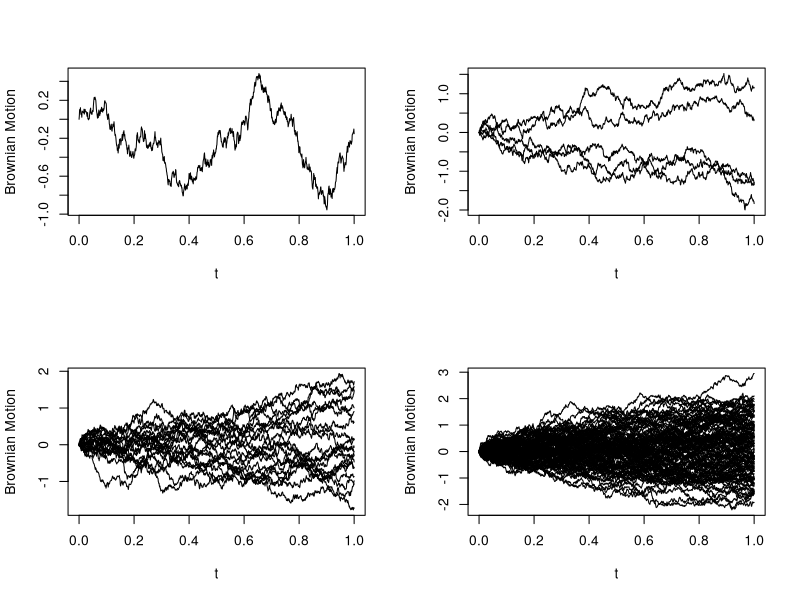
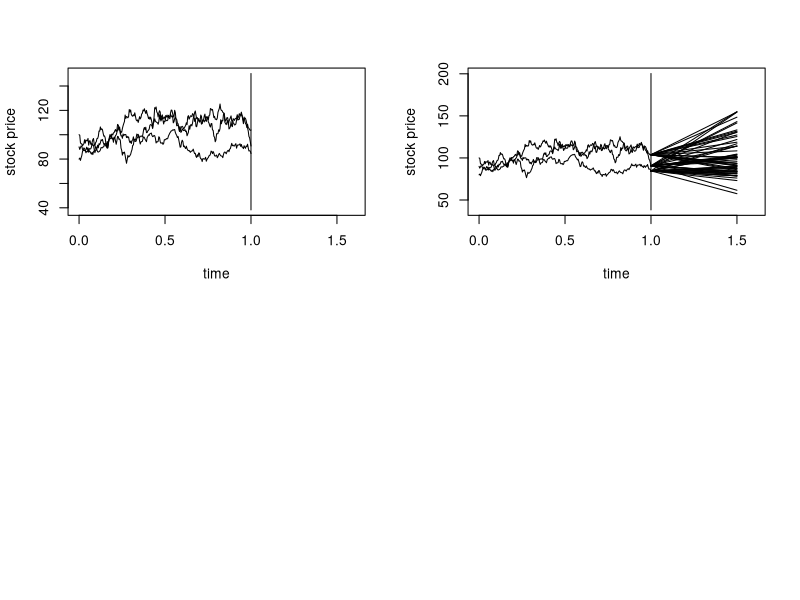

Source code (R) for these figures, in order:
## ---- chunk 1
knitr::opts_chunk$set(echo = TRUE)
## ---- chunk 2
par(mfrow=c(2,2)) 
BMsim <- function(npaths, nSamples){
  p <- npaths
  N <- nSamples
  y <- matrix(rep(0, (N+1)*p),nrow = N+1)
  t <- (c(0:N))/N
  for (j in 1: p){
    z <- rnorm(N,0,1)
    y[1,j] <- 0
    for (i in 1:N){
      y[i + 1,j] <- (1/sqrt(N))*sum(z[1:i])
    }
  }
  matplot(t, y, type = "l", xlab = "t", ylab = "Brownian Motion", lty = 1, col = 1)
}
BMsim(1,1000)
BMsim(5,1000)
BMsim(20,1000)
BMsim(100,1000)
## ---- chunk 3
#### simulate the historical stock price ####
n <-250;  r<- 0.05; dt <- 1/n;
sigma <- c(0.4,0.3,0.35);
SIGMA <- matrix(c(1,0.3,0.3,0.3,1,0.3,0.3,0.3,1),3,3);
SIGMA <- SIGMA * ( sigma %*% t (sigma) )

S <- matrix(0,3,n+1);
S[,1] <- c(100,90,80);
for (i in 1:n) {
  S[, i+1] <- S[, i] *exp(r*dt+rnorm(3)%*%chol(SIGMA) *sqrt(dt)); 
}
P <- S[1,]+S[2,]+S[3,] ; 
print(P)
returnS <- diff(t(log(S))); 
returnP <- diff(log(P));

cor(returnS) 
A <- var(returnS)/dt
B <- var(returnP)/dt
C <- S[,n+1]

time <-(0:n)/n;
range <-c(min(S)*0.5,max(S)*1.2);

plot(time,S[1,], type = "l",xlim=c(0,1.6), ylim=range, ylab = "stock price") 
lines(time,S[2,], type = "l")
lines(time,S[3,], type = "l")
lines(c(1,1), range,type = "l")

#### cont’d #####
range <- c(min(S)*0.5,max(S)*1.6);
plot(time,S[1,], type = "l",xlim=c(0,1.6), ylim = range, ylab = "stock price") 
lines(time,S[2,], type = "l")
lines(time,S[3,], type = "l")
lines(c(1,1),range,type = "l") 
print(C)


#### simulate scenarios ### 
K <- 250; t <- 0.5;
d1 <- (log(sum(C)/K)+(r+B^2/2)*t)/sqrt(B*t);
d2 <- d1-sqrt(B*t);
sum(C)*pnorm(d1)-K*exp(-r*t)*pnorm(d2);

N <- 20000;
S <- matrix(0,N,3); 
S[,1] <- C[1]; S[,2] <- C[2]; S[,3] <- C[3];

for (i in 1:125){
S <- S*exp(r*dt+matrix(rnorm(3*N) ,N,3)%*%chol(A)*sqrt(dt)) ;
}

P <- S[,1]+S[,2]+S[,3] ;
price <- exp(-r*T)*pmax(P-K,0);
mean(price)

for (i in 1:20) {
lines(c(1,1.5),c(C[1],S[i,1]),type = "l") 
lines(c(1,1.5),c(C[2],S[i,2]),type = "l") 
lines(c(1,1.5),c(C[3],S[i,3]),type = "l") 
}
